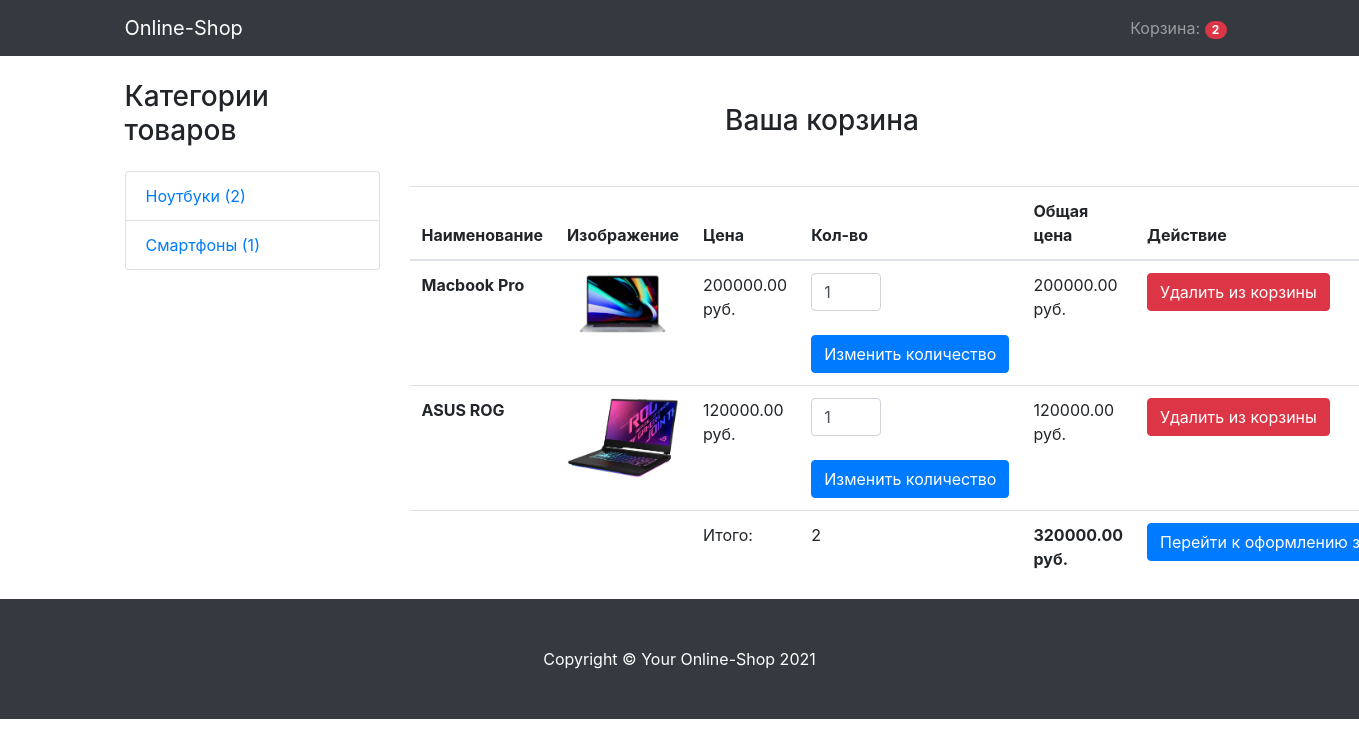
The app's page /cart/ (signed in) with its own data.
### mainapp/models.py (models this page shows, shortened)
class Cart(models.Model):
    owner = models.ForeignKey("Customer", null=True, verbose_name="Владелец", on_delete=models.CASCADE)
    products = models.ManyToManyField(CartProduct, blank=True, related_name='related_cart')
    total_products = models.PositiveIntegerField(default=0)
    final_price = models.DecimalField(max_digits=9, default=0, decimal_places=2, verbose_name="Общая цена")
    in_order = models.BooleanField(default=False)
    for_anonymous_user = models.BooleanField(default=False)

class Category(models.Model):
    name = models.CharField(max_length=255, verbose_name="Имя категории")
    slug = models.SlugField(unique=True)
    objects = CategoryManager()
    def get_absolute_url(self):
        return reverse('category_detail', kwargs={'slug': self.slug})

class CartProduct(models.Model):
    user = models.ForeignKey("Customer", null=True, verbose_name="Покупатель", on_delete=models.CASCADE)
    cart = models.ForeignKey("Cart",
                             verbose_name="Корзина",
                             on_delete=models.CASCADE,
                             related_name='related_products'
                             )
    content_type = models.ForeignKey(ContentType, on_delete=models.CASCADE)
    object_id = models.PositiveIntegerField()
    content_object = GenericForeignKey('content_type', 'object_id')
    qty = models.PositiveIntegerField(default=1)
    final_price = models.DecimalField(max_digits=9, decimal_places=2, verbose_name="Общая цена")

class Product(models.Model):
    class Meta:
        abstract = True
    category = models.ForeignKey(Category, verbose_name="Категория", on_delete=models.CASCADE)
    title = models.CharField(max_length=255, verbose_name="Наименование")
    slug = models.SlugField(unique=True)
    image = models.ImageField(verbose_name="Изображение")
    description = models.TextField(verbose_name="Описание", null=True)
    price = models.DecimalField(max_digits=9, decimal_places=2, verbose_name="Цена")
    def get_model_name(self):
        return self.__class__.__name__.lower()

class Notebook(Product):
    diagonal = models.CharField(max_length=255, verbose_name='Диагональ')
    display_type = models.CharField(max_length=255, verbose_name='Тип дисплея')
    processor_freq = models.CharField(max_length=255, verbose_name='Процесссор')
    ram = models.CharField(max_length=255, verbose_name='Оперативаня память')
    video = models.CharField(max_length=255, verbose_name='Видеокарта')

### mainapp/views.py (the view)
# urls.py: path('cart/', CartView.as_view(), name='cart'),
class CartView(CartMixin, View):
    def get(self, request, *args, **kwargs):
        categories = Category.objects.get_categories_for_left_sidebar()
        context = {
            'cart': self.cart,
            'categories': categories
        }
        return render(request, 'cart.html', context)

### mainapp/mixins.py (called while the page is built)
    def dispatch(self, request, *args, **kwargs):
        if request.user.is_authenticated:
            customer = Customer.objects.filter(user=request.user).first()
            if not customer:
                customer = Customer.objects.create(
                    user=request.user
                )
            cart = Cart.objects.filter(owner=customer, in_order=False).first()
            if not cart:
                cart = Cart.objects.create(owner=customer)
        else:
            cart = Cart.objects.filter(for_anonymous_user=True).first()
            if not cart:
                cart = Cart.objects.create(for_anonymous_user=True)
        self.cart = cart
        return super().dispatch(request, *args, **kwargs)

### mainapp/models.py (called while the page is built)
def get_models_for_count(*model_names):
    return [models.Count(model_name) for model_name in model_names]

    def get_queryset(self):
        return super().get_queryset()

    def get_categories_for_left_sidebar(self):
        models = get_models_for_count('notebook', 'smartphone')
        qs = list(self.get_queryset().annotate(*models))
        data = [
            dict(name=c.name, url=c.get_absolute_url(), count=getattr(c, self.CATEGORY_NAME_COUNT_NAME[c.name]))
            for c in qs
        ]
        return data

### mainapp/templates/cart.html (shortened to what this page needs)
{% extends 'base.html' %}
{% block content %}
<h3 class="text-center mt-5 mb-5">Ваша корзина {% if not cart.products.count %}пуста{% endif %}</h3>
{% if cart.products.count %}
<table class="table">
  <thead>
    <tr>
      <th scope="col">Наименование</th>
      <th scope="col">Изображение</th>
      <th scope="col">Цена</th>
      <th scope="col">Кол-во</th>
      <th scope="col">Общая цена</th>
      <th scope="col">Действие</th>
    </tr>
  </thead>
  <tbody>
    {% for item in cart.products.all %}
        <tr>
          <th scope="row">{{ item.content_object.title }}</th>
          <td class="w-25"><img src="{{ item.content_object.image.url }}" class="img-fluid"></td>
          <td>{{ item.content_object.price }} руб.</td>
          <td>
            <form action="{% url 'change_qty' ct_model=item.content_object.get_model_name slug=item.content_object.slug %}" method="POST">
              <input type="number" class="form-control" name="qty" style="width: 70px;" min="1" value="{{ item.qty }}">
              <br>
              <input type="submit" class="btn btn-primary", value="Изменить количество">
            </form>
          </td>
          <td>{{ item.final_price }} руб.</td>
          <td>
            <a href="{% url 'delete_from_cart' ct_model=item.content_object.get_model_name slug=item.content_object.slug %}"><button class="btn btn-danger">Удалить из корзины</button> </a>
          </td>
        </tr>
    {% endfor %}
      <tr>
        <td colspan="2"> </td>
        <td>Итого:</td>
        <td>{{ cart.total_products }} </td>
        <td><strong>{{ cart.final_price }} руб.</strong></td>
        <td><a href="{% url 'checkout' %}"><button class="btn btn-primary">Перейти к оформлению заказа</button></a></td>
      </tr>
  </tbody>
</table>
{% endif %}
{% endblock content %}

### mainapp/templates/base.html (shortened to what this page needs)
<!DOCTYPE html>
<html lang="en">
  <head>
    <link rel="stylesheet" href="https://maxcdn.bootstrapcdn.com/bootstrap/4.0.0/css/bootstrap.min.css">
  </head>
  <body>
    <nav class="navbar navbar-expand-lg navbar-dark bg-dark fixed-top">
      <div class="container">
        <a class="navbar-brand" href="{% url 'base' %}">Online-Shop</a>
        <div class="collapse navbar-collapse" id="navbarResponsive">
          <ul class="navbar-nav ml-auto">
            <li class="nav-item">
              <a class="nav-link" href="{% url 'cart' %}">Корзина: <span class="badge badge-pill badge-danger">{{ cart.products.count }}</span></a>
            </li>
          </ul>
        </div>
      </div>
    </nav>
    <div class="container">
      <div class="row">
        <div class="col-lg-3">
          <h3 class="my-4">Категории товаров</h3>
          <div class="list-group">
            {% for category in categories %}
            <a href="{{ category.url }}" class="list-group-item">{{ category.name }} ({{ category.count }})</a>
            {% endfor %}
          </div>
        </div>
        <div class="col-lg-9">
          {% block content %}{% endblock content %}
        </div>
      </div>
    </div>
    <footer class="py-5 bg-dark">
      <div class="container">
        <p class="m-0 text-center text-white">Copyright &copy; Your Online-Shop 2021</p>
      </div>
    </footer>
  </body>
</html>

### mainapp/templates/base.html (style rules this page uses)
body { padding-top: 56px; }

### records on screen
Cart: products.count "2", total_products "2", final_price "320000.00"
Category: name "Ноутбуки"
Category: name "Смартфоны"
CartProduct: content_object "Macbook Pro", content_object.image (picture), content_object.price "200000.00", qty "1", final_price "200000.00"
CartProduct: content_object "ASUS ROG", content_object.image (picture), content_object.price "120000.00", qty "1", final_price "120000.00"

### other values on screen
{{ category.count }} "2" "1"
